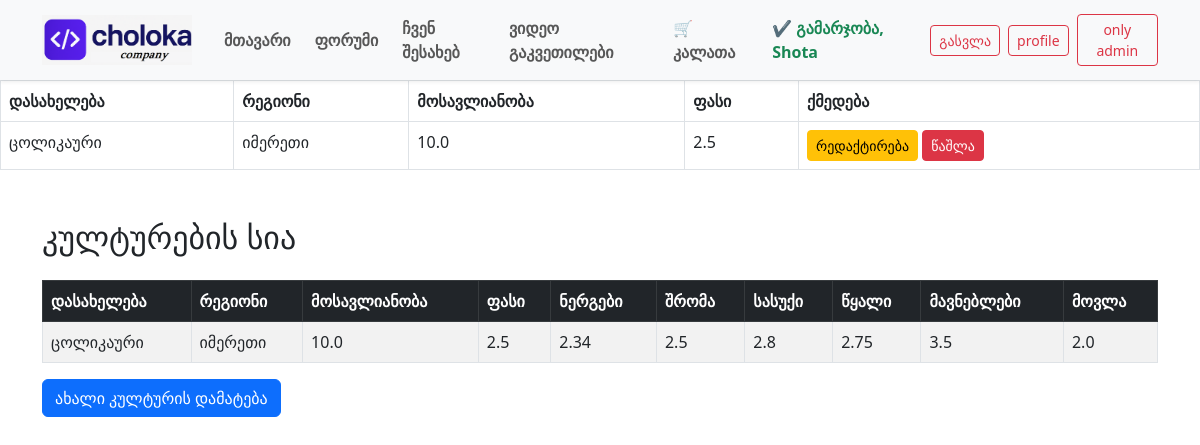
The page /admin/crops (signed in) on the database its author committed.
### app.py (models this page shows)
class Crop(db.Model):
    id = db.Column(db.Integer, primary_key=True)
    name = db.Column(db.String(100), nullable=False, unique=True)
    region = db.Column(db.String(100), nullable=False)
    yield_per_sqm = db.Column(db.Float, nullable=False)
    market_price_per_kg = db.Column(db.Float, nullable=False)
    cost_seedlings = db.Column(db.Float, nullable=False)
    cost_labor = db.Column(db.Float, nullable=False)
    cost_fertilizer = db.Column(db.Float, nullable=False)
    cost_water = db.Column(db.Float, nullable=False)
    cost_pest = db.Column(db.Float, nullable=False)
    cost_maintenance = db.Column(db.Float, nullable=False)

### app.py (the view)
@app.route('/admin/crops')
def admin_crops():
    if not session.get('is_admin'):
        flash("არ გაქვთ წვდომა", "danger")
        return redirect(url_for('profile'))
    crops_list = Crop.query.all()
    return render_template('admin_crops.html', crops=crops_list)

### templates/admin_crops.html (shortened to what this page needs)
<!DOCTYPE html>
<html lang="ka">
<head>
    {% include 'base.html' %}
    <link rel="stylesheet" href="https://cdn.jsdelivr.net/npm/bootstrap@5.3.0/dist/css/bootstrap.min.css">
</head>
<body>
<table class="table table-bordered">
    <thead>
        <tr>
            <th>დასახელება</th>
            <th>რეგიონი</th>
            <th>მოსავლიანობა</th>
            <th>ფასი</th>
            <th>ქმედება</th>
        </tr>
    </thead>
    <tbody>
        {% for crop in crops %}
        <tr>
            <td>{{ crop.name }}</td>
            <td>{{ crop.region }}</td>
            <td>{{ crop.yield_per_sqm }}</td>
            <td>{{ crop.market_price_per_kg }}</td>
            <td>
                <a href="{{ url_for('edit_crop', crop_id=crop.id) }}" class="btn btn-sm btn-warning">რედაქტირება</a>
                <form method="POST" action="{{ url_for('delete_crop', crop_id=crop.id) }}" style="display:inline;" onsubmit="return confirm('დარწმუნებული ხარ?');">
                    <button type="submit" class="btn btn-sm btn-danger">წაშლა</button>
                </form>
            </td>
        </tr>
        {% endfor %}
    </tbody>
</table>
<div class="container mt-5">
    <h2 class="mb-4">კულტურების სია</h2>
    <table class="table table-bordered table-striped">
        <thead class="table-dark">
        <tr>
            <th>დასახელება</th>
            <th>რეგიონი</th>
            <th>მოსავლიანობა</th>
            <th>ფასი</th>
            <th>ნერგები</th>
            <th>შრომა</th>
            <th>სასუქი</th>
            <th>წყალი</th>
            <th>მავნებლები</th>
            <th>მოვლა</th>
        </tr>
        </thead>
        <tbody>
        {% for crop in crops %}
            <tr>
                <td>{{ crop.name }}</td>
                <td>{{ crop.region }}</td>
                <td>{{ crop.yield_per_sqm }}</td>
                <td>{{ crop.market_price_per_kg }}</td>
                <td>{{ crop.cost_seedlings }}</td>
                <td>{{ crop.cost_labor }}</td>
                <td>{{ crop.cost_fertilizer }}</td>
                <td>{{ crop.cost_water }}</td>
                <td>{{ crop.cost_pest }}</td>
                <td>{{ crop.cost_maintenance }}</td>
            </tr>
        {% endfor %}
        </tbody>
    </table>
    <a href="/add_crop" class="btn btn-primary">ახალი კულტურის დამატება</a>
</div>
</body>
</html>

### templates/base.html (shortened to what this page needs)
<nav class="navbar navbar-expand-lg navbar-light bg-light shadow-sm sticky-top">
  <div class="container">
    <a class="navbar-brand d-flex align-items-center fw-bold" href="/">
      <img src="{{ url_for('static', filename='logo.png') }}" alt="logo" width="150" height="50" class="me-2">
    </a>
    <div class="collapse navbar-collapse justify-content-end" id="navbarMenu">
      <ul class="navbar-nav align-items-center gap-2">
        <li class="nav-item"><a class="nav-link fw-semibold" href="/form1">მთავარი</a></li>
        <li class="nav-item"><a class="nav-link fw-semibold" href="/forum">ფორუმი</a></li>
        <li class="nav-item"><a class="nav-link fw-semibold" href="/about">ჩვენ შესახებ</a></li>
        <li class="nav-item"><a class="nav-link fw-semibold" href="/lesse">ვიდეო გაკვეთილები</a></li>
        <li class="nav-item"><a class="nav-link fw-semibold" href="/KALATA">🛒 კალათა</a></li>
        {% if 'user_id' in session %}
          <li class="nav-item">
            <span class="nav-link text-success fw-bold">✔ გამარჯობა, {{ session['username'] }}{% if user is defined and user %} {{ user.surname }}{% endif %}</span>
          </li>
          <li class="nav-item"><a class="btn btn-outline-danger btn-sm" href="/logout">გასვლა</a></li>
          <li class="nav-item"><a class="btn btn-outline-danger btn-sm" href="/profile">profile</a></li>
        {% else %}
          <li class="nav-item"><a class="btn btn-outline-primary btn-sm" href="/register">რეგისტრაცია</a></li>
          <li class="nav-item"><a class="btn btn-primary btn-sm ms-1" href="/login">შესვლა</a></li>
        {% endif %}
        {% if 'is_admin' in session %}
       <li class="nav-item"><a class="btn btn-outline-danger btn-sm" href="/add/panel">only admin</a></li>
       {% endif %}
      </ul>
    </div>
  </div>
</nav>

### templates/base.html (style rules this page uses)
body { background-color: #f8fff9; font-family: 'Segoe UI', sans-serif; }

### rows shown on the page
Crop: name "ცოლიკაური", region "იმერეთი", yield_per_sqm "10.0", market_price_per_kg "2.5", cost_seedlings "2.34", cost_labor "2.5", cost_fertilizer "2.8", cost_water "2.75", cost_pest "3.5", cost_maintenance "2.0"

### other values the page prints
{{ session['username'] }} "Shota"
